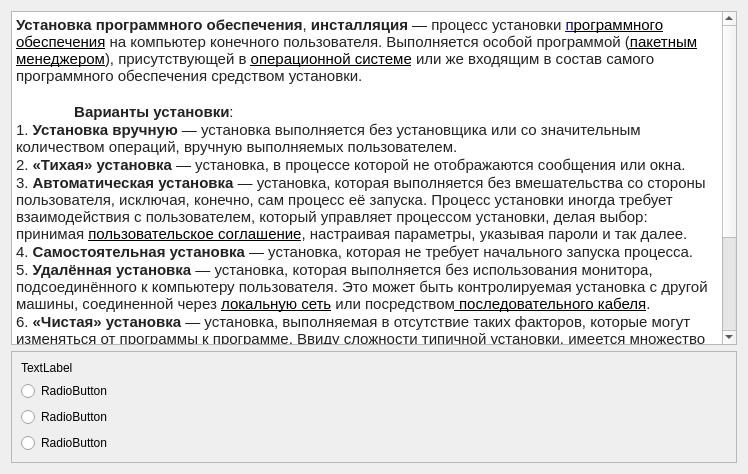
          <widget class="QWidget" name="scrollAreaWidgetContents_8">
           <property name="geometry">
            <rect>
             <x>0</x>
             <y>0</y>
             <width>748</width>
             <height>474</height>
            </rect>
           </property>
           <layout class="QVBoxLayout" name="verticalLayout_25">
            <item>
             <widget class="QTextEdit" name="textEdit_8">
              <property name="html">
               <string>&lt;!DOCTYPE HTML PUBLIC &quot;-//W3C//DTD HTML 4.0//EN&quot; &quot;http://www.w3.org/TR/REC-html40/strict.dtd&quot;&gt;
&lt;html&gt;&lt;head&gt;&lt;meta name=&quot;qrichtext&quot; content=&quot;1&quot; /&gt;&lt;style type=&quot;text/css&quot;&gt;
p, li { white-space: pre-wrap; }
&lt;/style&gt;&lt;/head&gt;&lt;body style=&quot; font-family:'MS Shell Dlg 2'; font-size:7.8pt; font-weight:400; font-style:normal;&quot;&gt;
&lt;p style=&quot; margin-top:0px; margin-bottom:0px; margin-left:0px; margin-right:0px; -qt-block-indent:0; text-indent:0px;&quot;&gt;&lt;span style=&quot; font-family:'sans-serif'; font-size:11pt; font-weight:696; color:#222222; background-color:#ffffff;&quot;&gt;Установка программного обеспечения&lt;/span&gt;&lt;span style=&quot; font-family:'sans-serif'; font-size:11pt; color:#222222; background-color:#ffffff;&quot;&gt;, &lt;/span&gt;&lt;span style=&quot; font-family:'sans-serif'; font-size:11pt; font-weight:696; color:#222222; background-color:#ffffff;&quot;&gt;инсталляция&lt;/span&gt;&lt;span style=&quot; font-family:'sans-serif'; font-size:11pt; color:#222222; background-color:#ffffff;&quot;&gt; — процесс установки &lt;/span&gt;&lt;a href=&quot;https://ru.wikipedia.org/wiki/%D0%9F%D1%80%D0%BE%D0%B3%D1%80%D0%B0%D0%BC%D0%BC%D0%BD%D0%BE%D0%B5_%D0%BE%D0%B1%D0%B5%D1%81%D0%BF%D0%B5%D1%87%D0%B5%D0%BD%D0%B8%D0%B5&quot;&gt;&lt;span style=&quot; font-family:'sans-serif'; font-size:11pt; text-decoration: underline; color:#0b0080; background-color:#ffffff;&quot;&gt;п&lt;/span&gt;&lt;/a&gt;&lt;a href=&quot;https://ru.wikipedia.org/wiki/%D0%9F%D1%80%D0%BE%D0%B3%D1%80%D0%B0%D0%BC%D0%BC%D0%BD%D0%BE%D0%B5_%D0%BE%D0%B1%D0%B5%D1%81%D0%BF%D0%B5%D1%87%D0%B5%D0%BD%D0%B8%D0%B5&quot;&gt;&lt;span style=&quot; font-family:'sans-serif'; font-size:11pt; text-decoration: underline; color:#000000; background-color:#ffffff;&quot;&gt;рограммного обеспечения&lt;/span&gt;&lt;/a&gt;&lt;span style=&quot; font-family:'sans-serif'; font-size:11pt; color:#222222; background-color:#ffffff;&quot;&gt; на компьютер конечного пользователя. Выполняется особой программой (&lt;/span&gt;&lt;a href=&quot;https://ru.wikipedia.org/wiki/%D0%9F%D0%B0%D0%BA%D0%B5%D1%82%D0%BD%D1%8B%D0%B9_%D0%BC%D0%B5%D0%BD%D0%B5%D0%B4%D0%B6%D0%B5%D1%80&quot;&gt;&lt;span style=&quot; font-family:'sans-serif'; font-size:11pt; text-decoration: underline; color:#000000; background-color:#ffffff;&quot;&gt;пакетным менеджером&lt;/span&gt;&lt;/a&gt;&lt;span style=&quot; font-family:'sans-serif'; font-size:11pt; color:#222222; background-color:#ffffff;&quot;&gt;), присутствующей в &lt;/span&gt;&lt;a href=&quot;https://ru.wikipedia.org/wiki/%D0%9E%D0%BF%D0%B5%D1%80%D0%B0%D1%86%D0%B8%D0%BE%D0%BD%D0%BD%D0%B0%D1%8F_%D1%81%D0%B8%D1%81%D1%82%D0%B5%D0%BC%D0%B0&quot;&gt;&lt;span style=&quot; font-family:'sans-serif'; font-size:11pt; text-decoration: underline; color:#000000; background-color:#ffffff;&quot;&gt;операционной системе&lt;/span&gt;&lt;/a&gt;&lt;span style=&quot; font-family:'sans-serif'; font-size:11pt; color:#222222; background-color:#ffffff;&quot;&gt; или же входящим в состав самого программного обеспечения средством установки.&lt;/span&gt;&lt;/p&gt;
&lt;p style=&quot;-qt-paragraph-type:empty; margin-top:0px; margin-bottom:0px; margin-left:0px; margin-right:0px; -qt-block-indent:0; text-indent:0px; font-family:'sans-serif'; font-size:11pt; color:#222222;&quot;&gt;&lt;br /&gt;&lt;/p&gt;
&lt;p style=&quot; margin-top:0px; margin-bottom:0px; margin-left:0px; margin-right:0px; -qt-block-indent:0; text-indent:0px;&quot;&gt;&lt;span style=&quot; font-family:'sans-serif'; font-size:11pt; color:#222222; background-color:#ffffff;&quot;&gt;             &lt;/span&gt;&lt;span style=&quot; font-family:'sans-serif'; font-size:11pt; font-weight:600; color:#222222; background-color:#ffffff;&quot;&gt; Варианты установки&lt;/span&gt;&lt;span style=&quot; font-family:'sans-serif'; font-size:11pt; color:#222222; background-color:#ffffff;&quot;&gt;:&lt;/span&gt;&lt;/p&gt;
&lt;p style=&quot; margin-top:0px; margin-bottom:0px; margin-left:0px; margin-right:0px; -qt-block-indent:0; text-indent:0px;&quot;&gt;&lt;span style=&quot; font-family:'sans-serif'; font-size:11pt; color:#222222;&quot;&gt;1. &lt;/span&gt;&lt;span style=&quot; font-family:'sans-serif'; font-size:11pt; font-weight:600; color:#222222;&quot;&gt;Установка вручную&lt;/span&gt;&lt;span style=&quot; font-family:'sans-serif'; font-size:11pt; color:#222222;&quot;&gt; — установка выполняется без установщика или со значительным количеством операций, вручную выполняемых пользователем.&lt;/span&gt;&lt;/p&gt;
&lt;p style=&quot; margin-top:0px; margin-bottom:0px; margin-left:0px; margin-right:0px; -qt-block-indent:0; text-indent:0px;&quot;&gt;&lt;span style=&quot; font-family:'sans-serif'; font-size:11pt; color:#222222;&quot;&gt;2. &lt;/span&gt;&lt;span style=&quot; font-family:'sans-serif'; font-size:11pt; font-weight:600; color:#222222;&quot;&gt;«Тихая» установка &lt;/span&gt;&lt;span style=&quot; font-family:'sans-serif'; font-size:11pt; color:#222222;&quot;&gt;— установка, в процессе которой не отображаются сообщения или окна. &lt;/span&gt;&lt;/p&gt;
&lt;p style=&quot; margin-top:0px; margin-bottom:0px; margin-left:0px; margin-right:0px; -qt-block-indent:0; text-indent:0px;&quot;&gt;&lt;span style=&quot; font-family:'sans-serif'; font-size:11pt; color:#222222;&quot;&gt;3. &lt;/span&gt;&lt;span style=&quot; font-family:'sans-serif'; font-size:11pt; font-weight:600; color:#222222;&quot;&gt;Автоматическая установка&lt;/span&gt;&lt;span style=&quot; font-family:'sans-serif'; font-size:11pt; color:#222222;&quot;&gt; — установка, которая выполняется без вмешательства со стороны пользователя, исключая, конечно, сам процесс её запуска. Процесс установки иногда требует взаимодействия с пользователем, который управляет процессом установки, делая выбор: принимая &lt;/span&gt;&lt;a href=&quot;https://ru.wikipedia.org/wiki/%D0%9F%D0%BE%D0%BB%D1%8C%D0%B7%D0%BE%D0%B2%D0%B0%D1%82%D0%B5%D0%BB%D1%8C%D1%81%D0%BA%D0%BE%D0%B5_%D1%81%D0%BE%D0%B3%D0%BB%D0%B0%D1%88%D0%B5%D0%BD%D0%B8%D0%B5&quot;&gt;&lt;span style=&quot; font-family:'sans-serif'; font-size:11pt; text-decoration: underline; color:#000000;&quot;&gt;пользовательское соглашение&lt;/span&gt;&lt;/a&gt;&lt;span style=&quot; font-family:'sans-serif'; font-size:11pt; color:#222222;&quot;&gt;, настраивая параметры, указывая пароли и так далее. &lt;/span&gt;&lt;/p&gt;
&lt;p style=&quot; margin-top:0px; margin-bottom:0px; margin-left:0px; margin-right:0px; -qt-block-indent:0; text-indent:0px;&quot;&gt;&lt;span style=&quot; font-family:'sans-serif'; font-size:11pt; color:#222222;&quot;&gt;4. &lt;/span&gt;&lt;span style=&quot; font-family:'sans-serif'; font-size:11pt; font-weight:600; color:#222222;&quot;&gt;Самостоятельная установка&lt;/span&gt;&lt;span style=&quot; font-family:'sans-serif'; font-size:11pt; color:#222222;&quot;&gt; — установка, которая не требует начального запуска процесса. &lt;/span&gt;&lt;/p&gt;
&lt;p style=&quot; margin-top:0px; margin-bottom:0px; margin-left:0px; margin-right:0px; -qt-block-indent:0; text-indent:0px;&quot;&gt;&lt;span style=&quot; font-family:'sans-serif'; font-size:11pt; color:#222222;&quot;&gt;5. &lt;/span&gt;&lt;span style=&quot; font-family:'sans-serif'; font-size:11pt; font-weight:600; color:#222222;&quot;&gt;Удалённая установка&lt;/span&gt;&lt;span style=&quot; font-family:'sans-serif'; font-size:11pt; color:#222222;&quot;&gt; — установка, которая выполняется без использования монитора, подсоединённого к компьютеру пользователя. Это может быть контролируемая установка с другой машины, соединенной через &lt;/span&gt;&lt;a href=&quot;https://ru.wikipedia.org/wiki/%D0%9B%D0%BE%D0%BA%D0%B0%D0%BB%D1%8C%D0%BD%D0%B0%D1%8F_%D0%B2%D1%8B%D1%87%D0%B8%D1%81%D0%BB%D0%B8%D1%82%D0%B5%D0%BB%D1%8C%D0%BD%D0%B0%D1%8F_%D1%81%D0%B5%D1%82%D1%8C&quot;&gt;&lt;span style=&quot; font-family:'sans-serif'; font-size:11pt; text-decoration: underline; color:#000000;&quot;&gt;локальную сеть&lt;/span&gt;&lt;/a&gt;&lt;span style=&quot; font-family:'sans-serif'; font-size:11pt; color:#222222;&quot;&gt; или посредством&lt;/span&gt;&lt;span style=&quot; font-family:'sans-serif'; font-size:11pt; text-decoration: underline; color:#000000;&quot;&gt; &lt;/span&gt;&lt;a href=&quot;https://ru.wikipedia.org/wiki/%D0%9F%D0%BE%D1%81%D0%BB%D0%B5%D0%B4%D0%BE%D0%B2%D0%B0%D1%82%D0%B5%D0%BB%D1%8C%D0%BD%D1%8B%D0%B9_%D0%BF%D0%BE%D1%80%D1%82&quot;&gt;&lt;span style=&quot; font-family:'sans-serif'; font-size:11pt; text-decoration: underline; color:#000000;&quot;&gt;последовательного кабеля&lt;/span&gt;&lt;/a&gt;&lt;span style=&quot; font-family:'sans-serif'; font-size:11pt; color:#222222;&quot;&gt;. &lt;/span&gt;&lt;/p&gt;
&lt;p style=&quot; margin-top:0px; margin-bottom:0px; margin-left:0px; margin-right:0px; -qt-block-indent:0; text-indent:0px;&quot;&gt;&lt;span style=&quot; font-family:'sans-serif'; font-size:11pt; color:#222222;&quot;&gt;6. &lt;/span&gt;&lt;span style=&quot; font-family:'sans-serif'; font-size:11pt; font-weight:600; color:#222222;&quot;&gt;«Чистая» установка&lt;/span&gt;&lt;span style=&quot; font-family:'sans-serif'; font-size:11pt; color:#222222;&quot;&gt; — установка, выполняемая в отсутствие таких факторов, которые могут изменяться от программы к программе. Ввиду сложности типичной установки, имеется множество факторов, влияющих на её успешный исход. В частности, файлы, оставшиеся от предыдущей установки этой же программы, или нестабильное состояние операционной системы могут привести к неправильной установке и работе программы.&lt;/span&gt;&lt;/p&gt;
&lt;p style=&quot; margin-top:0px; margin-bottom:0px; margin-left:0px; margin-right:0px; -qt-block-indent:0; text-indent:0px;&quot;&gt;&lt;span style=&quot; font-family:'sans-serif'; font-size:11pt; color:#222222;&quot;&gt;7.&lt;/span&gt;&lt;span style=&quot; font-family:'sans-serif'; font-size:11pt; font-weight:600; color:#222222;&quot;&gt; Непосредственная установка&lt;/span&gt;&lt;span style=&quot; font-family:'sans-serif'; font-size:11pt; color:#222222;&quot;&gt; — установка программы, выполняемая с её копии на жестком диске, а не с самого оригинального носителя. Это может быть полезным в ситуациях, когда целевая машина не способна справиться с произвольным доступом для чтения с &lt;/span&gt;&lt;a href=&quot;https://ru.wikipedia.org/wiki/%D0%9E%D0%BF%D1%82%D0%B8%D1%87%D0%B5%D1%81%D0%BA%D0%B8%D0%B9_%D0%BF%D1%80%D0%B8%D0%B2%D0%BE%D0%B4&quot;&gt;&lt;span style=&quot; font-family:'sans-serif'; font-size:11pt; text-decoration: underline; color:#000000;&quot;&gt;оптических дисководов&lt;/span&gt;&lt;/a&gt;&lt;span style=&quot; font-family:'sans-serif'; font-size:11pt; color:#222222;&quot;&gt; во время выполнения задач, вызывающих большую загрузку процессора, как, например, при установке программ.&lt;/span&gt;&lt;/p&gt;&lt;/body&gt;&lt;/html&gt;</string>
              </property>
             </widget>
            </item>
            <item>
             <widget class="QFrame" name="frame_8">
              <property name="frameShape">
               <enum>QFrame::StyledPanel</enum>
              </property>
              <property name="frameShadow">
               <enum>QFrame::Raised</enum>
              </property>
              <layout class="QVBoxLayout" name="verticalLayout_24">
               <item>
                <widget class="QLabel" name="label_8">
                 <property name="text">
                  <string>TextLabel</string>
                 </property>
                </widget>
               </item>
               <item>
                <widget class="QRadioButton" name="radioButton_22">
                 <property name="text">
                  <string>RadioButton</string>
                 </property>
                 <attribute name="buttonGroup">
                  <string notr="true">buttonGroup_8</string>
                 </attribute>
                </widget>
               </item>
               <item>
                <widget class="QRadioButton" name="radioButton_23">
                 <property name="text">
                  <string>RadioButton</string>
                 </property>
                 <attribute name="buttonGroup">
                  <string notr="true">buttonGroup_8</string>
                 </attribute>
                </widget>
               </item>
               <item>
                <widget class="QRadioButton" name="radioButton_24">
                 <property name="text">
                  <string>RadioButton</string>
                 </property>
                 <attribute name="buttonGroup">
                  <string notr="true">buttonGroup_8</string>
                 </attribute>
                </widget>
               </item>
              </layout>
             </widget>
            </item>
           </layout>
          </widget>
